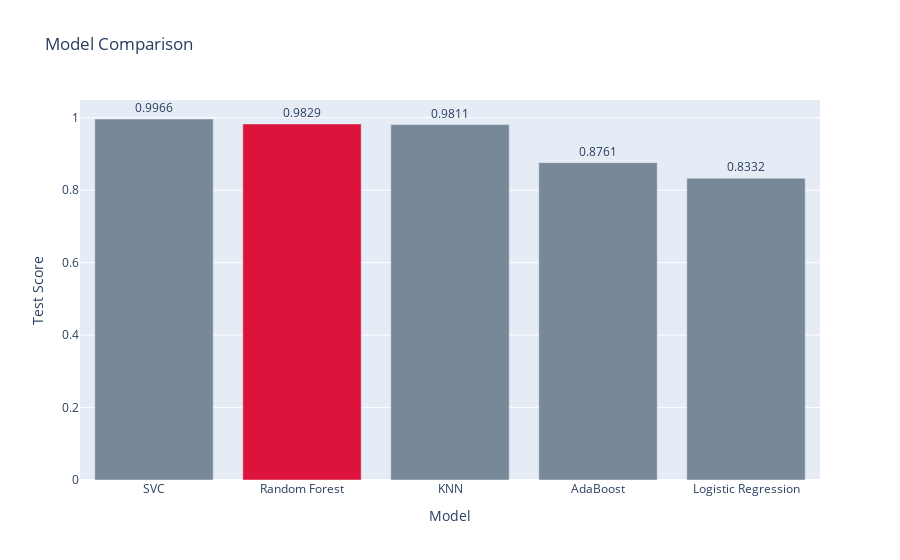

The notebook cell saved with this chart:
### Code cell
import plotly.graph_objects as go

colors = ['lightslategray',] * 5
colors[1] = 'crimson'

y = round(bm['Test score'], 4)
x = bm['Model']

# Use textposition='auto' for direct text
fig = go.Figure(data=[go.Bar(
            x=x, y=y,
            text=y,
            textposition='outside', orientation = 'v', marker_color=colors
        )])

# fig.update_layout(
#     autosize=False,
#     width=800,
#     height=500)

fig.update_layout(title_text='Model Comparison',
                 xaxis_title="Model",
                 yaxis_title="Test Score",)


fig.show()

### Figure 1 — Plotly figure (JSON) as saved in the notebook; plotly's stock layout.template omitted (floating-point values rounded to 4 significant figures)
{"data": [{"marker": {"color": ["lightslategray", "crimson", "lightslategray", "lightslategray", "lightslategray"]}, "orientation": "v", "text": [0.9966, 0.9829, 0.9811, 0.8761, 0.8332], "textposition": "outside", "type": "bar", "x": ["SVC", "Random Forest", "KNN", "AdaBoost", "Logistic Regression"], "y": [0.9966, 0.9829, 0.9811, 0.8761, 0.8332]}], "layout": {"title": {"text": "Model Comparison"}, "xaxis": {"title": {"text": "Model"}}, "yaxis": {"title": {"text": "Test Score"}}}}
